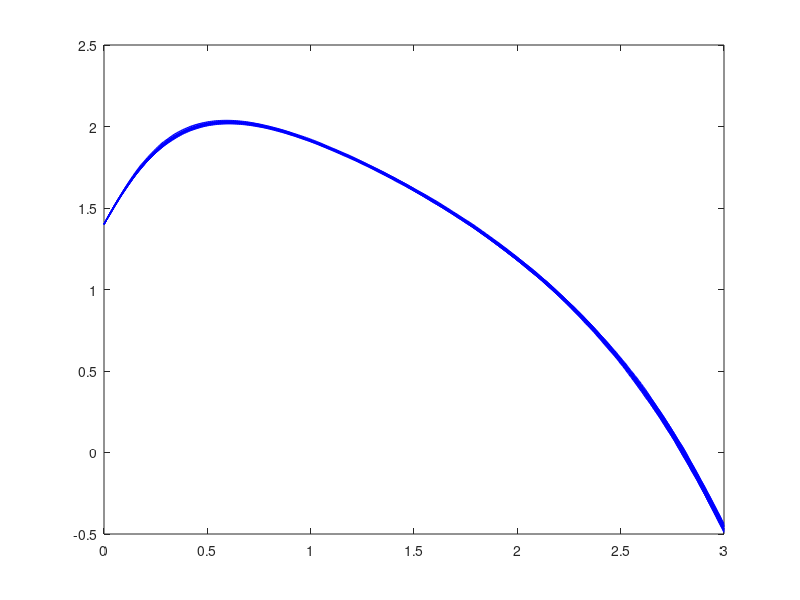
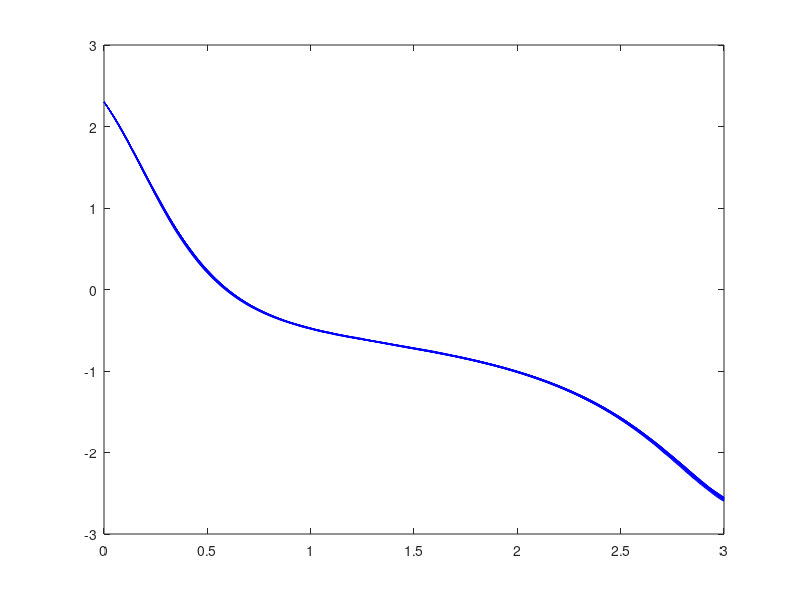

MATLAB code to generate these figures, in order: (Note: this script raises an error after producing the figures.)
x0 = [1.4, 2.3];
dt = 0.01;

steps = 300;
for j=1:20
    t0 = 0;

    traj = x0;
    t = t0;
    for i=1:steps
        x = traj(end,:);
        x_plus = x;
        w1 = unifrnd(0.9, 1.1);
        w2 = unifrnd(0.9, 1.1);
%         syms w1 w2 real
        x_plus(1) = x(1) + dt*x(2)*w1;
        x_plus(2) = x(2) + dt*((1-x(1)^2)*x(2)*w2-x(1));
        var_range = containers.Map;
%         var_range(char(w1))=[0.9,1.1];
%         var_range(char(w2))=[0.9,1.1];
        
%         x_plus(1) = find_min(expr1, var_range);
%         x_plus(2) = find_max(expr2, var_range);
        t0 = t0+dt;
        traj = [traj;x_plus];
        t = [t,t0];
    end

    figure(1)
    plot(t, traj(:,1),'b')
    hold on

    figure(2)
    plot(t, traj(:,2),'b')
    hold on
end


x10 = 1.4;
x20 = 2.3;
x10_hat = 1.4;
x20_hat = 2.3;
w1 = 0.9;
w1_hat = 1.1;
w2 = 0.9;
w2_hat = 1.1;
t0 = 0;
dt = 0.01;

traj = [x10, x20, x10_hat, x20_hat];
t = t0;
for i=1:steps
    disp(i)
    tmp = traj(end,:);
    x1 = tmp(1);
    x2 = tmp(2);
    x1_hat = tmp(3);
    x2_hat = tmp(4);
    [x1_plus, x2_plus] = computeDVanderpol([x1,x2],[w1, w2],[x1_hat,x2_hat],[w1_hat,w2_hat],dt);
    [x1_hat_plus, x2_hat_plus] = computeDVanderpol([x1_hat,x2_hat],[w1_hat,w2_hat],[x1,x2],[w1, w2],dt);
    t0 = t0+dt;
    traj = [traj;[x1_plus,x2_plus,x1_hat_plus,x2_hat_plus]];
    t = [t,t0];
end

figure(1)
plot(t, traj(:,1),'r')
plot(t, traj(:,3),'g')

figure(2)
plot(t, traj(:,2),'r')
plot(t, traj(:,4),'g')

